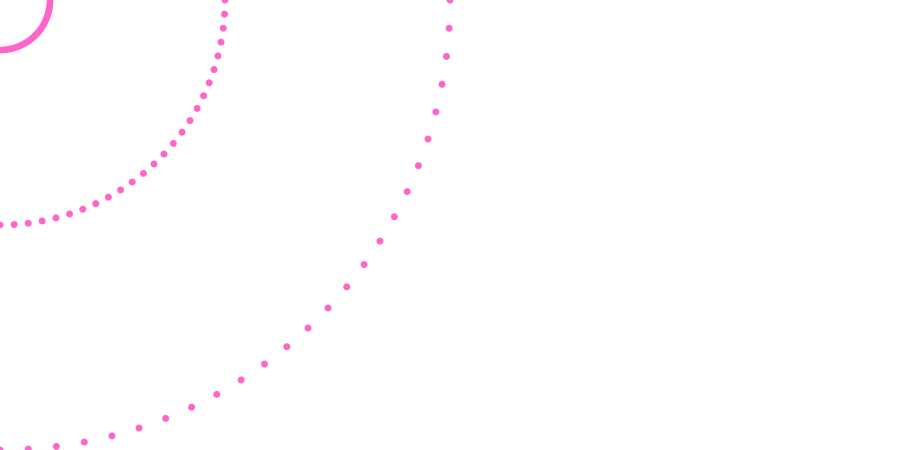
Frame 1 (no input)
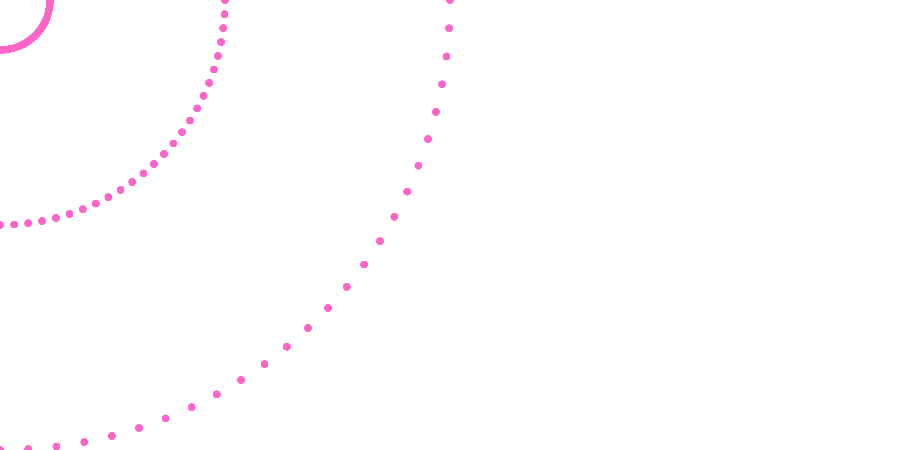
Frame 60 (the mouse pressed at the canvas centre just before this capture)
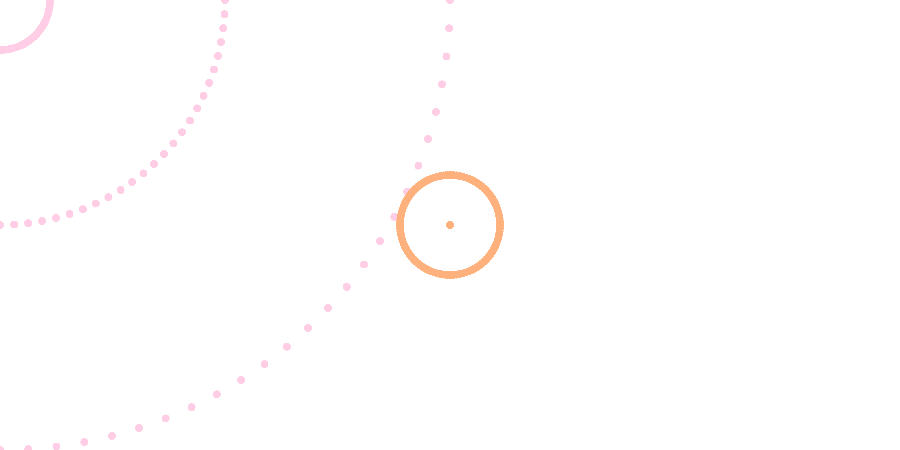
Frame 120 (the mouse held since frame 60 and released just before this capture)

The Processing sketch that drew these frames (run headless with seeded random() and noise(); from frame 60 on, the mouse is pressed at the canvas centre):

// Processing sketch: processing_49819
// ── processing_49819.pde


void setup()
{
  size(900, 450);  
  background(255);
}

void draw()
{
  fill(255, 5); noStroke();
  rect(0,0,width, height);
  
  int i;
  fill(255, map(mouseX, 0, width, 100, 255), map(mouseX+mouseY, 0, height + width, 200, 50)); noStroke();
  
  translate(mouseX, mouseY);
  
  for(i=0;i<100;i++)
  {
    mySuperFunction(i, 50);
    mySuperFunction(i, mouseX-width/2);
    mySuperFunction(i, mouseY-height/2);
  } 
}

void mySuperFunction(int w, float r)
{
  
  float x, y;
  
  x = sin(map(w, 0, 100, 0, 2*PI));
  x *= r;
  
  y = cos(map(w, 0, 100, 0, 2*PI));
  y *= r;

  ellipse(x, y, 7, 7);  
}
